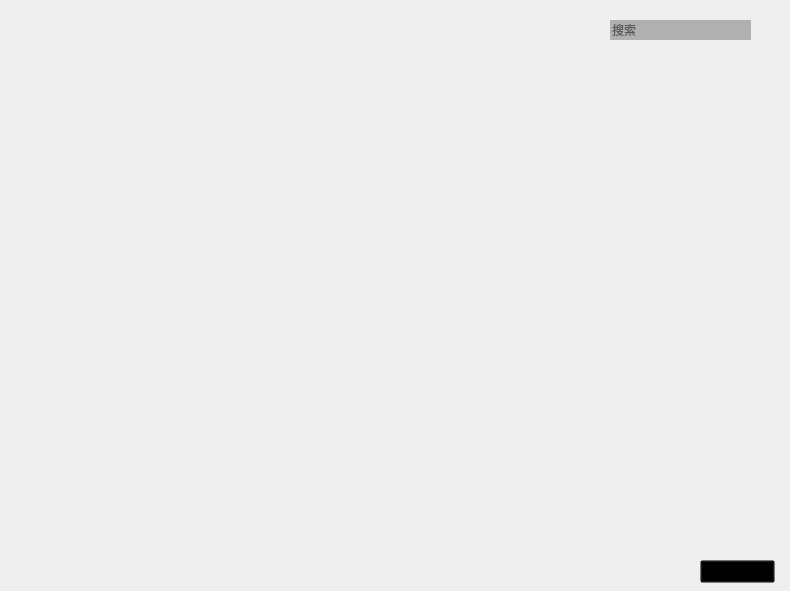
<?xml version="1.0" encoding="UTF-8"?>
<ui version="4.0">
 <class>dialogSinger</class>
 <widget class="QDialog" name="dialogSinger">
  <property name="geometry">
   <rect>
    <x>0</x>
    <y>0</y>
    <width>790</width>
    <height>591</height>
   </rect>
  </property>
  <property name="windowTitle">
   <string>Dialog</string>
  </property>
  <property name="styleSheet">
   <string notr="true">background-image: url(:/new/prefix1/images/background.png);</string>
  </property>
  <widget class="QStackedWidget" name="stackedWidget">
   <property name="geometry">
    <rect>
     <x>26</x>
     <y>100</y>
     <width>701</width>
     <height>361</height>
    </rect>
   </property>
   <property name="styleSheet">
    <string notr="true">background:transparent</string>
   </property>
   <property name="currentIndex">
    <number>0</number>
   </property>
   <widget class="QWidget" name="singerList">
    <widget class="QWidget" name="layoutWidget">
     <property name="geometry">
      <rect>
       <x>40</x>
       <y>20</y>
       <width>652</width>
       <height>320</height>
      </rect>
     </property>
     <layout class="QVBoxLayout" name="verticalLayout">
      <item>
       <layout class="QHBoxLayout" name="horizontalLayout">
        <item>
         <widget class="QPushButton" name="pushButton">
          <property name="styleSheet">
           <string notr="true">background:transparent</string>
          </property>
          <property name="text">
           <string/>
          </property>
          <property name="icon">
           <iconset resource="resource1.qrc">
            <normaloff>:/new/prefix1/images/singer/esion.png</normaloff>:/new/prefix1/images/singer/esion.png</iconset>
          </property>
          <property name="iconSize">
           <size>
            <width>200</width>
            <height>150</height>
           </size>
          </property>
          <property name="flat">
           <bool>true</bool>
          </property>
         </widget>
        </item>
        <item>
         <widget class="QPushButton" name="pushButton_2">
          <property name="styleSheet">
           <string notr="true">background:transparent</string>
          </property>
          <property name="text">
           <string/>
          </property>
          <property name="icon">
           <iconset resource="resource1.qrc">
            <normaloff>:/new/prefix1/images/singer/jielun.png</normaloff>:/new/prefix1/images/singer/jielun.png</iconset>
          </property>
          <property name="iconSize">
           <size>
            <width>200</width>
            <height>150</height>
           </size>
          </property>
          <property name="flat">
           <bool>true</bool>
          </property>
         </widget>
        </item>
        <item>
         <widget class="QPushButton" name="pushButton_4">
          <property name="styleSheet">
           <string notr="true">background:transparent</string>
          </property>
          <property name="text">
           <string/>
          </property>
          <property name="icon">
           <iconset resource="resource1.qrc">
            <normaloff>:/new/prefix1/images/singer/wenwei.png</normaloff>:/new/prefix1/images/singer/wenwei.png</iconset>
          </property>
          <property name="iconSize">
           <size>
            <width>200</width>
            <height>150</height>
           </size>
          </property>
          <property name="flat">
           <bool>true</bool>
          </property>
         </widget>
        </item>
       </layout>
      </item>
      <item>
       <layout class="QHBoxLayout" name="horizontalLayout_2">
        <item>
         <widget class="QPushButton" name="pushButton_6">
          <property name="maximumSize">
           <size>
            <width>200</width>
            <height>150</height>
           </size>
          </property>
          <property name="styleSheet">
           <string notr="true">background:transparent</string>
          </property>
          <property name="text">
           <string/>
          </property>
          <property name="icon">
           <iconset resource="resource1.qrc">
            <normaloff>:/new/prefix1/images/singer/mei.png</normaloff>:/new/prefix1/images/singer/mei.png</iconset>
          </property>
          <property name="iconSize">
           <size>
            <width>200</width>
            <height>150</height>
           </size>
          </property>
          <property name="flat">
           <bool>true</bool>
          </property>
         </widget>
        </item>
        <item>
         <widget class="QPushButton" name="pushButton_5">
          <property name="maximumSize">
           <size>
            <width>200</width>
            <height>150</height>
           </size>
          </property>
          <property name="styleSheet">
           <string notr="true">background:transparent</string>
          </property>
          <property name="text">
           <string/>
          </property>
          <property name="icon">
           <iconset resource="resource1.qrc">
            <normaloff>:/new/prefix1/images/singer/youjia.png</normaloff>:/new/prefix1/images/singer/youjia.png</iconset>
          </property>
          <property name="iconSize">
           <size>
            <width>200</width>
            <height>150</height>
           </size>
          </property>
          <property name="flat">
           <bool>true</bool>
          </property>
         </widget>
        </item>
        <item>
         <widget class="QPushButton" name="pushButton_3">
          <property name="maximumSize">
           <size>
            <width>200</width>
            <height>150</height>
           </size>
          </property>
          <property name="styleSheet">
           <string notr="true">background:transparent</string>
          </property>
          <property name="text">
           <string/>
          </property>
          <property name="icon">
           <iconset resource="resource1.qrc">
            <normaloff>:/new/prefix1/images/singer/adam.png</normaloff>:/new/prefix1/images/singer/adam.png</iconset>
          </property>
          <property name="iconSize">
           <size>
            <width>200</width>
            <height>150</height>
           </size>
          </property>
          <property name="flat">
           <bool>true</bool>
          </property>
         </widget>
        </item>
       </layout>
      </item>
     </layout>
    </widget>
   </widget>
   <widget class="QWidget" name="songList">
    <widget class="QTableWidget" name="songListTab">
     <property name="geometry">
      <rect>
       <x>90</x>
       <y>10</y>
       <width>531</width>
       <height>341</height>
      </rect>
     </property>
     <column>
      <property name="text">
       <string>歌曲</string>
      </property>
     </column>
     <column>
      <property name="text">
       <string>点歌</string>
      </property>
     </column>
    </widget>
   </widget>
  </widget>
  <widget class="QWidget" name="bottom_button" native="true">
   <property name="geometry">
    <rect>
     <x>0</x>
     <y>550</y>
     <width>791</width>
     <height>41</height>
    </rect>
   </property>
   <property name="styleSheet">
    <string notr="true">background-color: rgb(255, 255, 255,95%);
background:transparent</string>
   </property>
   <widget class="QPushButton" name="fanhui">
    <property name="geometry">
     <rect>
      <x>700</x>
      <y>10</y>
      <width>75</width>
      <height>23</height>
     </rect>
    </property>
    <property name="text">
     <string>返回</string>
    </property>
   </widget>
  </widget>
  <widget class="QWidget" name="widget_2" native="true">
   <property name="geometry">
    <rect>
     <x>560</x>
     <y>-10</y>
     <width>271</width>
     <height>80</height>
    </rect>
   </property>
   <property name="styleSheet">
    <string notr="true">background:transparent</string>
   </property>
   <widget class="QPushButton" name="pushButton_7">
    <property name="geometry">
     <rect>
      <x>10</x>
      <y>20</y>
      <width>31</width>
      <height>31</height>
     </rect>
    </property>
    <property name="styleSheet">
     <string notr="true">background: transparent</string>
    </property>
    <property name="text">
     <string/>
    </property>
    <property name="icon">
     <iconset resource="resource1.qrc">
      <normaloff>:/new/prefix1/images/search.png</normaloff>:/new/prefix1/images/search.png</iconset>
    </property>
    <property name="iconSize">
     <size>
      <width>30</width>
      <height>30</height>
     </size>
    </property>
    <property name="flat">
     <bool>true</bool>
    </property>
   </widget>
   <widget class="QLineEdit" name="lineEdit">
    <property name="geometry">
     <rect>
      <x>50</x>
      <y>30</y>
      <width>141</width>
      <height>20</height>
     </rect>
    </property>
    <property name="styleSheet">
     <string notr="true">
background-color: rgb(176, 176, 176);

</string>
    </property>
    <property name="frame">
     <bool>false</bool>
    </property>
    <property name="placeholderText">
     <string>搜索</string>
    </property>
   </widget>
  </widget>
 </widget>
 <resources>
  <include location="resource1.qrc"/>
 </resources>
 <connections/>
</ui>
